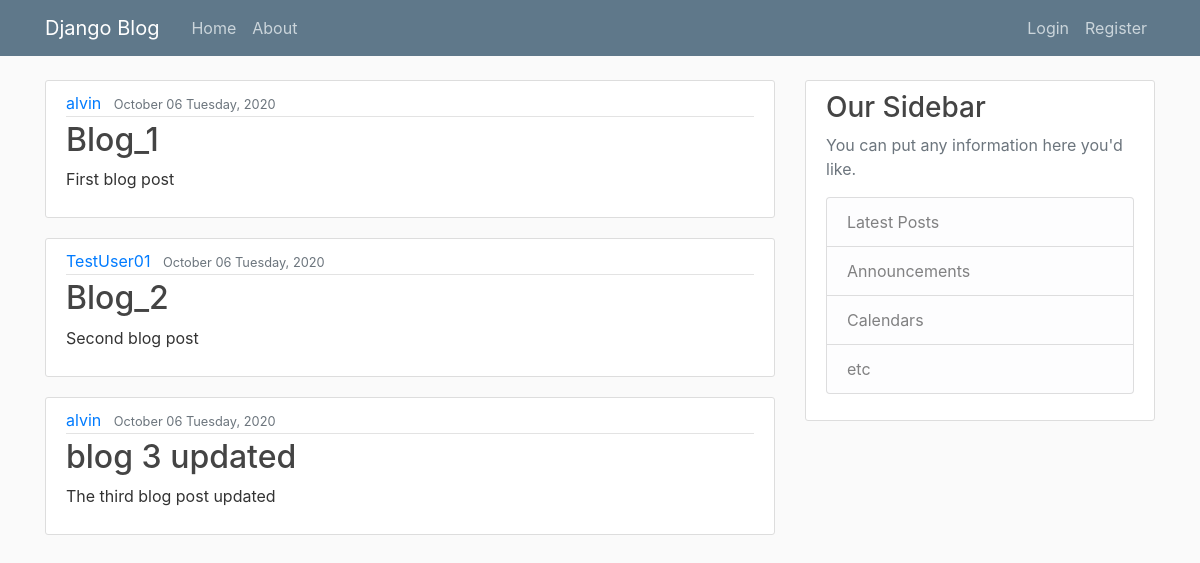
The page / on the database its author committed.
### the_blog/models.py (models this page shows, shortened)
class Post(models.Model):
    title = models.CharField(max_length = 255)
    content = models.TextField()
    date_posted = models.DateTimeField(default=timezone.now)
    author = models.ForeignKey(User, on_delete= models.CASCADE)

### the_blog/views.py (the view)
# urls.py: 2. Add a URL to urlpatterns:  path('', Home.as_view(), name='home')
def Home(request):
    context = {
        'posts' : Post.objects.all()
    }
    return render(request, 'the_blog/home.html',context)

### the_blog/templates/the_blog/home.html
{% extends 'the_blog/base.html' %} {% block content %} {% for post in posts %}
<article class="media content-section">
    <div class="media-body">
        <div class="article-metadata">
            <a class="mr-2" href="#">{{ post.author }}</a>
            <small class="text-muted">{{ post.date_posted|date:"F d l, Y"}}</small>
        </div>
        <h2><a class="article-title" href="#">{{ post.title }}</a></h2>
        <p class="article-content">{{ post.content }}</p>
    </div>
</article>
{% endfor %} {% endblock content %}

### the_blog/templates/the_blog/base.html (shortened to what this page needs)
{% load static %}
<!DOCTYPE html>
<html lang="en">
<head>
    <link rel="stylesheet" href="https://stackpath.bootstrapcdn.com/bootstrap/4.5.2/css/bootstrap.min.css">
    <link rel="stylesheet" type="text/css" href="{% static 'the_blog/main.css'%}">
</head>
<body>
    <header class="site-header">
        <nav class="navbar navbar-expand-md navbar-dark bg-steel fixed-top">
            <div class="container">
                <a class="navbar-brand mr-4" href="{% url 'blog_Home'%}">Django Blog</a>
                <div class="collapse navbar-collapse" id="navbarToggle">
                    <div class="navbar-nav mr-auto">
                        <a class="nav-item nav-link" href="{% url 'blog_Home'%}">Home</a>
                        <a class="nav-item nav-link" href="{% url 'blog_About'%}">About</a>
                    </div>
                    <div class="navbar-nav">
                        <a class="nav-item nav-link" href="#">Login</a>
                        <a class="nav-item nav-link" href="#">Register</a>
                    </div>
                </div>
            </div>
        </nav>
    </header>
    <main role="main" class="container">
        <div class="row">
            <div class="col-md-8">
                {% block content %}{% endblock %}
            </div>
            <div class="col-md-4">
                <div class="content-section">
                    <h3>Our Sidebar</h3>
                    <p class='text-muted'>You can put any information here you'd like.
                        <ul class="list-group">
                            <li class="list-group-item list-group-item-light">Latest Posts</li>
                            <li class="list-group-item list-group-item-light">Announcements</li>
                            <li class="list-group-item list-group-item-light">Calendars</li>
                            <li class="list-group-item list-group-item-light">etc</li>
                        </ul>
                    </p>
                </div>
            </div>
        </div>
    </main>
</body>
</html>

### the_blog/static/the_blog/main.css (style rules this page uses)
body { background: #fafafa; color: #333333; margin-top: 5rem; }
h1, h2, h3, h4, h5, h6 { color: #444444; }
ul { margin: 0; }
.bg-steel { background-color: #5f788a; }
.site-header .navbar-nav .nav-link { color: #cbd5db; }
.content-section { background: #ffffff; padding: 10px 20px; border: 1px solid #dddddd; border-radius: 3px; margin-bottom: 20px; }
.article-title { color: #444444; }
.article-content { white-space: pre-line; }
.article-metadata { padding-bottom: 1px; margin-bottom: 4px; border-bottom: 1px solid #e3e3e3 }

### rows shown on the page
Post: author "alvin", date_posted "October 06 Tuesday, 2020", title "Blog_1", content "First blog post"
Post: author "TestUser01", date_posted "October 06 Tuesday, 2020", title "Blog_2", content "Second blog post"
Post: author "alvin", date_posted "October 06 Tuesday, 2020", title "blog 3 updated", content "The third blog post updated"
